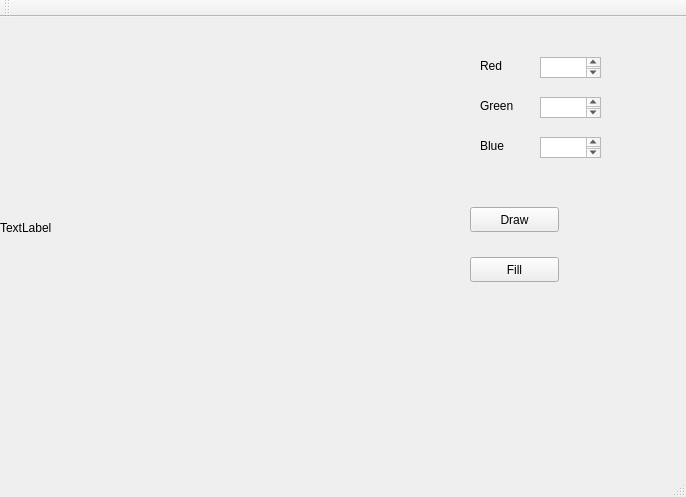
<?xml version="1.0" encoding="UTF-8"?>
<ui version="4.0">
 <class>MainWindow</class>
 <widget class="QMainWindow" name="MainWindow">
  <property name="geometry">
   <rect>
    <x>0</x>
    <y>0</y>
    <width>686</width>
    <height>497</height>
   </rect>
  </property>
  <property name="windowTitle">
   <string>MainWindow</string>
  </property>
  <widget class="QWidget" name="centralWidget">
   <widget class="QLabel" name="label">
    <property name="geometry">
     <rect>
      <x>480</x>
      <y>40</y>
      <width>51</width>
      <height>17</height>
     </rect>
    </property>
    <property name="text">
     <string>Red</string>
    </property>
   </widget>
   <widget class="QLabel" name="label_2">
    <property name="geometry">
     <rect>
      <x>480</x>
      <y>80</y>
      <width>51</width>
      <height>17</height>
     </rect>
    </property>
    <property name="text">
     <string>Green</string>
    </property>
   </widget>
   <widget class="QLabel" name="label_3">
    <property name="geometry">
     <rect>
      <x>480</x>
      <y>120</y>
      <width>51</width>
      <height>17</height>
     </rect>
    </property>
    <property name="text">
     <string>Blue</string>
    </property>
   </widget>
   <widget class="QTextEdit" name="textEdit">
    <property name="geometry">
     <rect>
      <x>540</x>
      <y>40</y>
      <width>61</width>
      <height>21</height>
     </rect>
    </property>
   </widget>
   <widget class="QTextEdit" name="textEdit_2">
    <property name="geometry">
     <rect>
      <x>540</x>
      <y>80</y>
      <width>61</width>
      <height>21</height>
     </rect>
    </property>
   </widget>
   <widget class="QTextEdit" name="textEdit_3">
    <property name="geometry">
     <rect>
      <x>540</x>
      <y>120</y>
      <width>61</width>
      <height>21</height>
     </rect>
    </property>
   </widget>
   <widget class="QPushButton" name="pushButton">
    <property name="geometry">
     <rect>
      <x>470</x>
      <y>190</y>
      <width>89</width>
      <height>25</height>
     </rect>
    </property>
    <property name="text">
     <string>Draw</string>
    </property>
   </widget>
   <widget class="QPushButton" name="pushButton_2">
    <property name="geometry">
     <rect>
      <x>470</x>
      <y>240</y>
      <width>89</width>
      <height>25</height>
     </rect>
    </property>
    <property name="text">
     <string>Fill</string>
    </property>
   </widget>
   <widget class="QLabel" name="label_4">
    <property name="geometry">
     <rect>
      <x>0</x>
      <y>0</y>
      <width>411</width>
      <height>421</height>
     </rect>
    </property>
    <property name="text">
     <string>TextLabel</string>
    </property>
   </widget>
  </widget>
  <widget class="QMenuBar" name="menuBar">
   <property name="geometry">
    <rect>
     <x>0</x>
     <y>0</y>
     <width>686</width>
     <height>22</height>
    </rect>
   </property>
  </widget>
  <widget class="QToolBar" name="mainToolBar">
   <attribute name="toolBarArea">
    <enum>TopToolBarArea</enum>
   </attribute>
   <attribute name="toolBarBreak">
    <bool>false</bool>
   </attribute>
  </widget>
  <widget class="QStatusBar" name="statusBar"/>
 </widget>
 <layoutdefault spacing="6" margin="11"/>
 <resources/>
 <connections/>
</ui>
